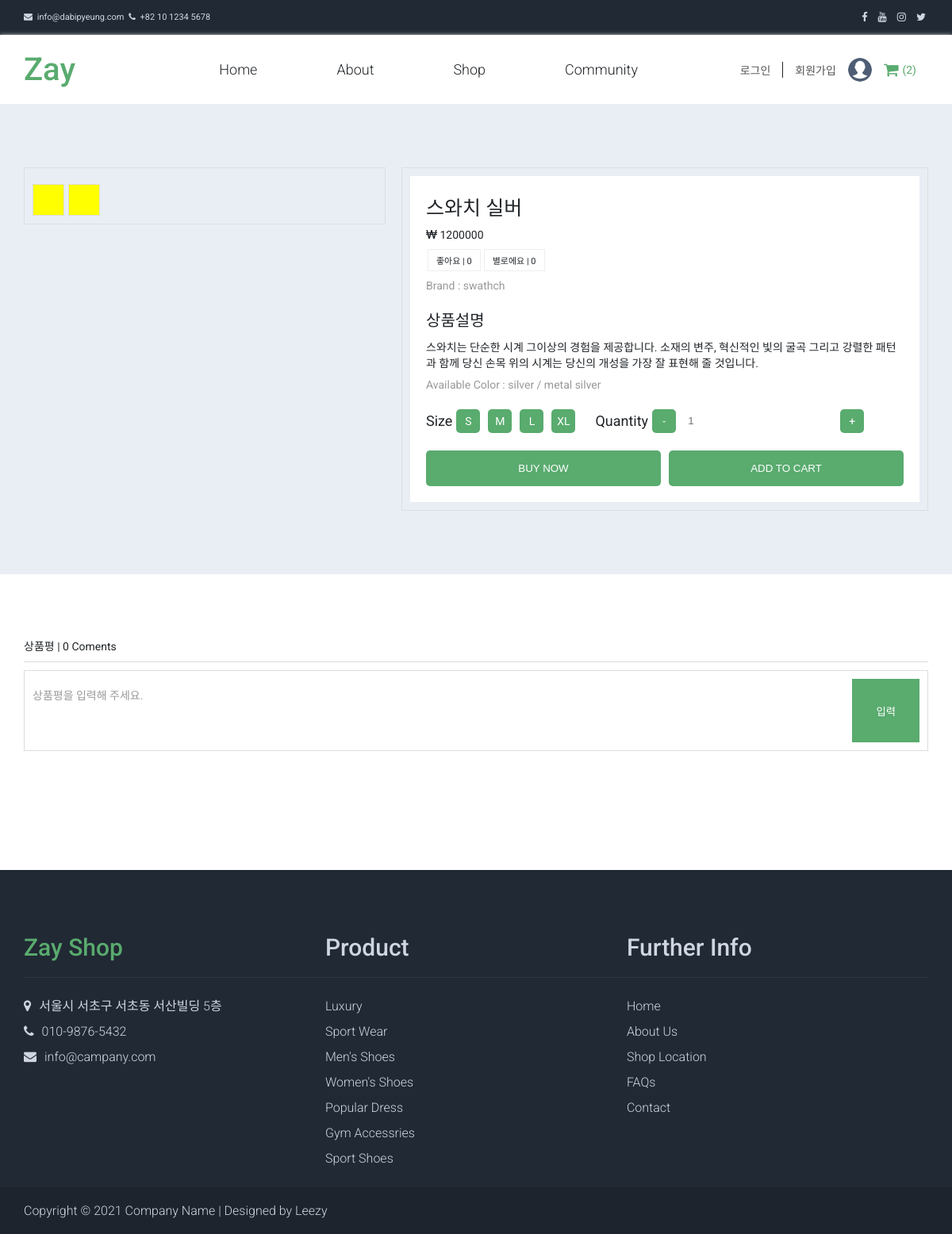
Page /pages/details/pro_detail_form.php?pro_idx=3 on the committed database.
### tables this page shows
CREATE TABLE `zay_pro` (
  `ZAY_pro_idx` int(11) NOT NULL COMMENT '상품공유번호',
  `ZAY_pro_like` int(11) NOT NULL COMMENT '좋아요 갯수',
  `ZAY_pro_cate` varchar(20) NOT NULL COMMENT '상품분류',
  `ZAY_pro_name` varchar(30) NOT NULL COMMENT '상품이름',
  `ZAY_pro_pri` int(11) NOT NULL COMMENT '상품가격',
  `ZAY_pro_bran` varchar(30) NOT NULL COMMENT '상품브랜드명',
  `ZAY_pro_desc` text NOT NULL COMMENT '상품설명',
  `ZAY_pro_color` varchar(30) NOT NULL COMMENT '상품색상',
  `ZAY_pro_img_01` varchar(50) NOT NULL COMMENT '상품사진1',
  `ZAY_pro_img_02` varchar(50) NOT NULL COMMENT '상품사진2',
  `ZAY_pro_reg` varchar(30) NOT NULL COMMENT '상품 등록일'
);

### pages/details/pro_detail_form.php (the view, shortened to what this page needs)
<!DOCTYPE html>
<html lang="en">
<head>
  <link rel="stylesheet" href="https://cdnjs.cloudflare.com/ajax/libs/font-awesome/4.7.0/css/font-awesome.css" />
  <link rel="stylesheet" href="/zay/css/reset.css">
  <link rel="stylesheet" href="/zay/css/style.css">
  <link rel="stylesheet" href="/zay/css/media.css">
</head>
<body>
  <div class="wrap">
    <?php include $_SERVER["DOCUMENT_ROOT"].'/zay/include/header.php'; ?>
    <?php
    $pro_idx = $_GET['pro_idx'];
    $sql = "SELECT * FROM zay_pro WHERE ZAY_pro_idx='{$pro_idx}'";
    $detail_result = mysqli_query($dbConn, $sql);
    $detail_row = mysqli_fetch_array($detail_result);
    $detail_idx = $detail_row['ZAY_pro_idx'];
    $detail_img_1 = $detail_row['ZAY_pro_img_01'];
    $detail_img_2 = $detail_row['ZAY_pro_img_02'];
    $detail_tit = $detail_row['ZAY_pro_name'];
    $detail_pri = $detail_row['ZAY_pro_pri'];
    $detail_bran = $detail_row['ZAY_pro_bran'];
    $detail_desc = $detail_row['ZAY_pro_desc'];
    $detail_color = $detail_row['ZAY_pro_color'];
    $like_query = "SELECT COUNT(*) cntLikes FROM zay_like_unlike WHERE ZAY_like_unlike_type=1 AND ZAY_like_unlike_postid='{$detail_idx}'";
    $like_result = mysqli_query($dbConn, $like_query);
    $like_row = mysqli_fetch_array($like_result);
    $total_like = $like_row['cntLikes'];
    $unlike_query = "SELECT COUNT(*) cntUnlikes FROM zay_like_unlike WHERE ZAY_like_unlike_type=0 AND ZAY_like_unlike_postid='{$detail_idx}'";
    $unlike_result = mysqli_query($dbConn, $unlike_query);
    $unlike_row = mysqli_fetch_array($unlike_result);
    $total_unlike = $unlike_row['cntUnlikes'];
    ?>
    <section class="pro_insert">
      <div class="center">
        <div class="detail_contents">
          <div class="detail_img">
            <div class="detail_tab_btns">
              <span><img src="/zay/data/product_imgs/<?=$detail_img_1?>" alt=""></span>
              <span><img src="/zay/data/product_imgs/<?=$detail_img_2?>" alt=""></span>
            </div>
          </div>
          <div class="detail_txt">
            <div class="detail_wrap">
              <div class="detail_top">
                <h2><?=$detail_tit?></h2>
                <p><span><i class="fa fa-krw"></i> <?=$detail_pri?></span></p>
                <div class="detail_like">
                  <div class="like_unlike">
                    <?php if(!$userid){ ?>
                    <span onclick="plzLogin()">좋아요 | <b><?=$total_like?></b></span>
                    <span onclick="plzLogin()">별로에요 | <b><?=$total_unlike?></b></span>
                    <?php } ?>
                  </div>
                  <p class="gray">Brand : <?=$detail_bran?></p>
                  <div class="detail_desc">
                    <h3>상품설명</h3>
                    <p><?=$detail_desc?></p>
                  </div>
                  <p class="gray">Available Color : <?=$detail_color?></p>
                </div>
              </div>
              <form action="/zay/php/cart.php" method="post">
                <div class="size_quan">
                  <div class="size">
                    <p>Size
                      <span>S</span>
                      <span>M</span>
                      <span>L</span>
                      <span>XL</span>
                    </p>
                    <P>Quantity
                      <span id="itme_quan_reduce">-</span>
                      <input name="cart_quan" value="1"></input>
                      <span id="itme_quan_increce">+</span>
                    </P>
                  </div>
                  <div class="detail_btns">
                    <button type="button">BUY NOW</button>
                    <button type="submit" name="add_to_cart">ADD TO CART</button>
                  </div>
              </form>
            </div>
          </div>
        </div>
      </div>
  </div>
  <section class="comments">
    <div class="center">
      <div class="comments_tit">
        <span>상품평</span> |
        <?php
            $sql_rev = "SELECT * FROM zay_review WHERE ZAY_pro_rev_con_idx=$pro_idx ORDER BY ZAY_pro_rev_idx DESC";
            $rev_result = mysqli_query($dbConn, $sql_rev);
            $rev_total = mysqli_num_rows($rev_result);
          ?>
        <span><em><?=$rev_total?></em> Coments</span>
      </div>
      <div class="comment_insert">
        <form action="/zay/php/comment_insert.php?pro_idx=<?=$pro_idx?>&pro_writer=<?=$userid?>" method="post"
          name="comment_form">
          <textarea type="text" placeholder="상품평을 입력해 주세요." name="comment_txt"></textarea>
          <?php if(!$userid){ ?>
          <button type="button" onclick="plzLogin()">입력</button>
          <?php } else { ?>
          <button type="button" onclick="insertTxt()">입력</button>
          <?php } ?>
        </form>
      </div>
      <div class="comment_contents">
      </div>
    </div>
  </section>
  <?php
      include $_SERVER["DOCUMENT_ROOT"].'/zay/include/footer.php';
    ?>
</body>
</html>

### css/style.css (style rules this page uses)
.like_unlike { width:100%; height:auto; display:flex; justify-content: space-between; padding:10px 0; }
.like_unlike span { border:1px solid #eee; padding:5px 10px; font-size:11px; font-weight:normal; margin:0 2px; cursor:pointer; }
section.pro_insert { background:#e9eef5; }
.pro_insert .detail_contents { display:flex; justify-content: space-between; }
.pro_insert .detail_contents .detail_img { padding:10px; border:1px solid #ddd; width:40%; }
.pro_insert .detail_tab_btns { width:100%; height:auto; display:flex; padding-top:10px; }
.pro_insert .detail_tab_btns span { width:40px; height:40px; background:yellow; border:1px solid #ddd; margin-right:5px; cursor:pointer; overflow:hidden; }
.pro_insert .detail_txt { width:calc(60% - 20px); height:auto; border:1px solid #ddd; padding:10px; }
.pro_insert .detail_wrap { background:#fff; height:100%; padding:20px; display:flex; flex-direction: column; justify-content: space-between; }
.pro_insert .detail_wrap h2 { font-weight:400; font-size:25px; }
.pro_insert .detail_wrap h3 { font-size:20px; font-weight:400; margin-top:20px; }
.pro_insert .detail_wrap p { margin:10px 0; }
.pro_insert .detail_wrap .like_unlike { justify-content: flex-start; padding:0; }
.pro_insert .detail_wrap .gray { color:#999; }
.pro_insert .size_quan .size { display:flex; }
.pro_insert .size_quan p { margin-right:20px; font-size:18px; display:flex; align-items: center; }
.pro_insert .size_quan p span { width:30px; height:30px; background:#59ab6e; display:flex; color:#fff; border-radius:5px; align-items: center; justify-content: center; margin:0 5px; font-size:14px; }
.pro_insert .detail_btns { width:100%; height:auto; display:flex; justify-content: space-between; padding:10px 0 0 0; }
.pro_insert .detail_btns button { width:calc(50% - 5px); padding:15px 0; background:#59ab6e; color:#fff; border-radius: 5px; }
.comments .comments_tit { width:100%; height:auto; padding:0 0 10px 0; border-bottom:1px solid #ddd; }
.comments .comment_insert { margin-top:10px; padding:10px 10px 10px 0; border:1px solid #ddd; }
.comments .comment_insert form { display:flex; justify-content: space-between; }
.comments .comment_insert textarea { font-family: 'Roboto', 'Noto Sans KR', sans-serif; font-size:14px; width:80%; height:80px; }
.comments .comment_insert textarea::placeholder { color:#999; }
.comments .comment_insert form button { background:#59ab6e; color:#fff; padding:0 30px; }
.comments .comment_contents { margin-top:50px; padding:10px 0; }

### rows in the picture
zay_pro: ZAY_pro_name "스와치 실버", ZAY_pro_pri "1200000", ZAY_pro_bran "swathch", ZAY_pro_desc "스와치는 단순한 시계 그이상의 경험을 제공합니다. 소재의 변주, 혁신적인 빛의 굴곡 그리고 강렬한 패턴과 함께 당신 손목 위의 시계는 당신의 개성을 가장 잘 표현해 줄 것입니다.", ZAY_pro_color "silver / metal silver"

### other values in the picture
$total_like "0"
$total_unlike "0"
$rev_total "0"
